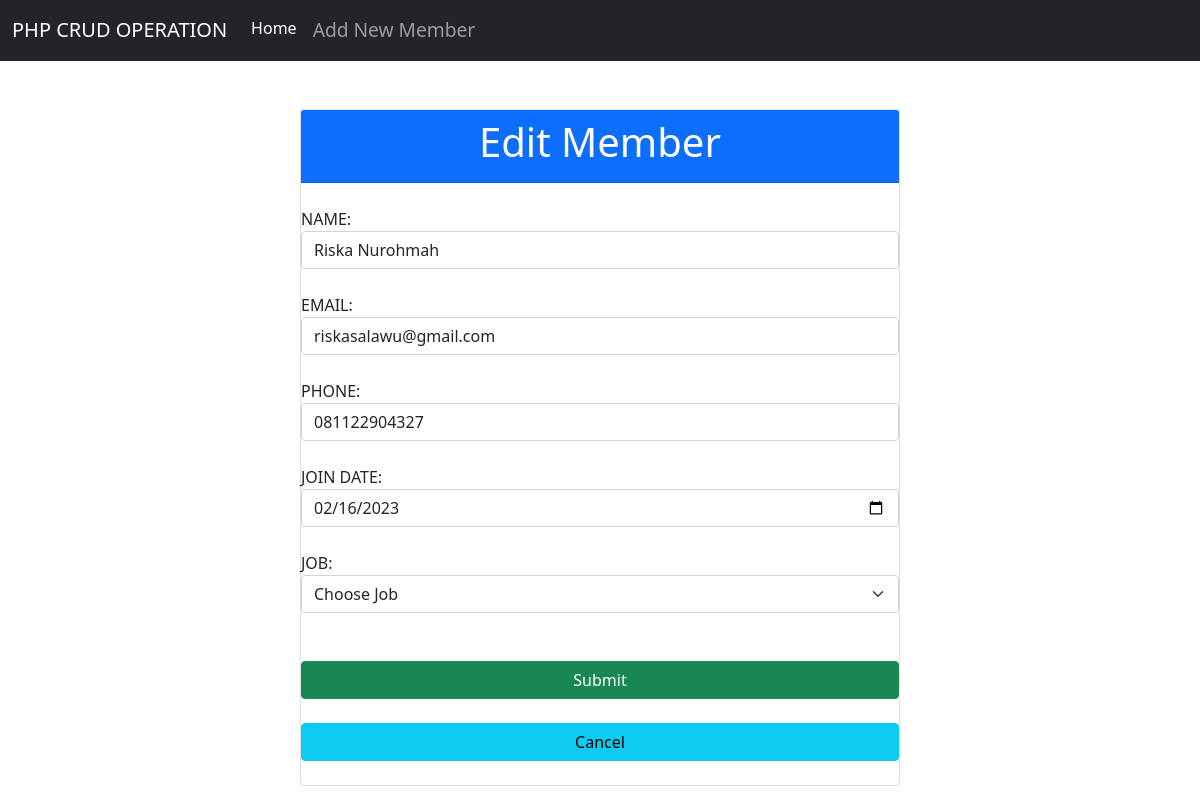
The app's page /tp_mvc/index.php?id_edit=10 with its own data.
### tables this page shows
CREATE TABLE `members` (
  `id_member` int(11) NOT NULL,
  `name` varchar(255) NOT NULL,
  `email` varchar(255) NOT NULL,
  `phone` varchar(255) NOT NULL,
  `join_date` date DEFAULT NULL,
  `id_job` int(11) NOT NULL
);

### tp_mvc/models/DB.class.php (called while the page is built, shortened)
<?php
class DB
{
    var $db_host = "";
    var $db_user = "";
    var $db_pass = "";
    var $db_name = "";
    var $db_link = "";
    function __construct($db_host, $db_user, $db_pass, $db_name)
    {
        $this->db_host = $db_host;
        $this->db_user = $db_user;
        $this->db_pass = $db_pass;
        $this->db_name = $db_name;
    }
    function open()
    {
        $this->db_link = mysqli_connect($this->db_host, $this->db_user, $this->db_pass, $this->db_name);
    }
    function execute($query)
    {
        $this->result = mysqli_query($this->db_link, $query);
        return $this->result;
    }
}
?>

### tp_mvc/models/Member.class.php (called while the page is built, shortened)
<?php
class Member extends DB
{
    function readbyId($id)
    {
        $query = "SELECT * FROM members JOIN job ON members.id_job=job.id_job WHERE members.id_member='$id'";
        return $this->execute($query);
    }
}

### tp_mvc/controllers/Member.controller.php (called while the page is built, shortened)
<?php
include_once("models/Member.class.php");
class MemberController {
  private $member;
  function __construct(){
    $this->member = new Member(Conf::$db_host, Conf::$db_user, Conf::$db_pass, Conf::$db_name);
  }
  function formAddEdit($id) {
    $this->member->open();
    $this->member->readbyId($id);
  }
}

### tp_mvc/models/Template.class.php (shortened to what this page needs)
<?php
class Template
{
    var $content = '';
    function __construct($filename='')
    {
        $this->content = implode('', @file($filename));
    }
    function clear()
    {
        $this->content = preg_replace("/DATA_[A-Z|_|0-9]+/", "", $this->content);
    }
    function write()
    {
        print $this->content;
    }
    function replace($old = '', $new = '')
    {
        if (is_int($new)) {
            $value = sprintf("%d", $new);
        }
        elseif (is_float($new)) {
            $value = sprintf("%f", $new);
        }
        elseif (is_array($new)) {
            $value = '';
            foreach ($new as $item) {
                $value .= $item. ' ';
            }
        }
        else {
            $value = $new;
        }
        $this->content = preg_replace("/$old/", $value, $this->content);
    }
}
?>

### records on screen
members: name "Riska Nurohmah", email "riskasalawu@gmail.com", phone "081122904327", join_date "02/16/2023", id_job "Choose Job"
